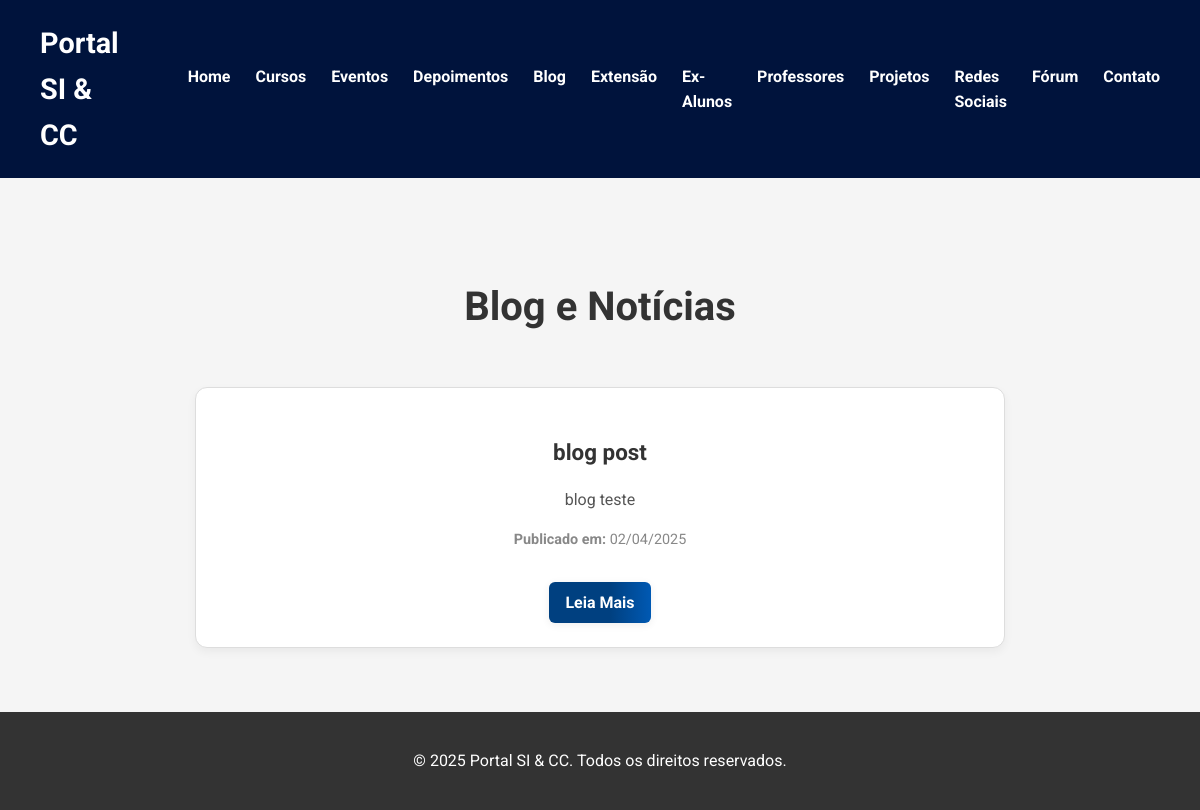
The page /blog/ on the database as committed earlier.
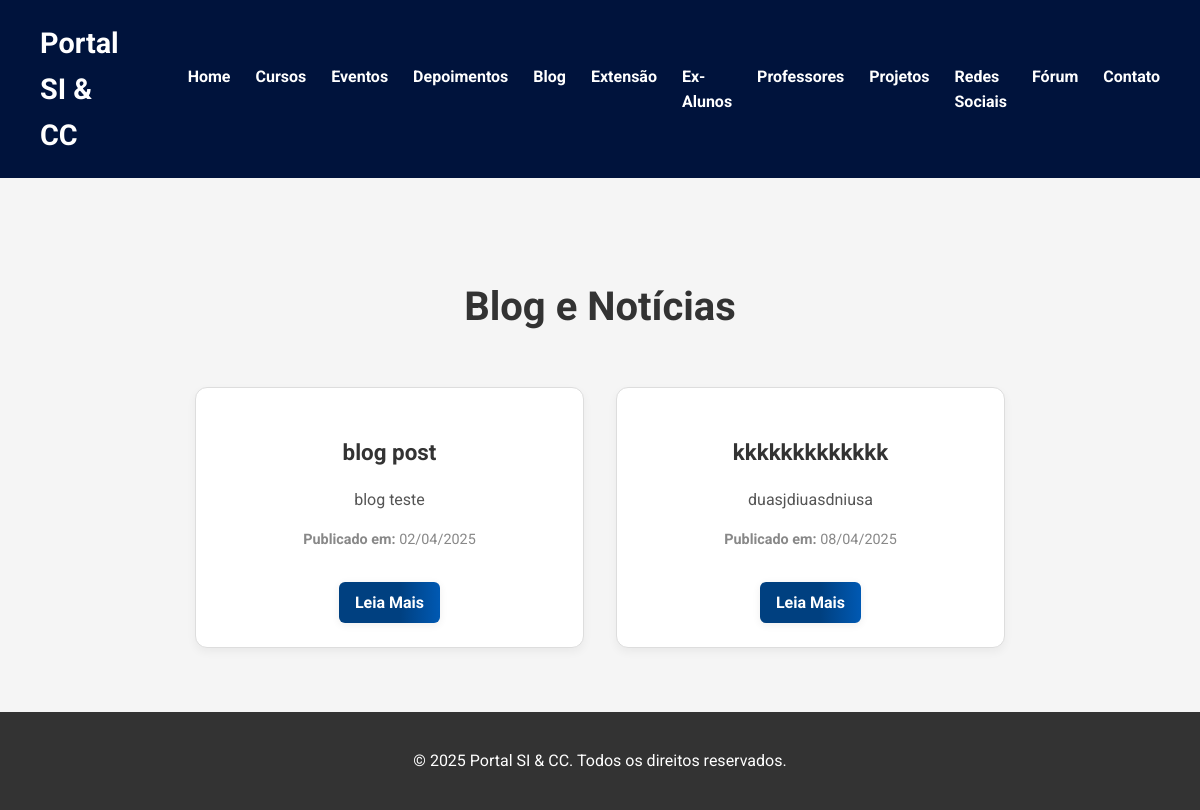
The same page on the database as committed later.
### site_inf/models.py (models this page shows, shortened)
class PostBlog(models.Model):
    titulo = models.CharField(max_length=200)
    conteudo = models.TextField()
    publicado_em = models.DateTimeField(auto_now_add=True)
    atualizado_em = models.DateTimeField(auto_now=True)

### site_inf/views.py (the view)
# urls.py: 2. Add a URL to urlpatterns:  path('blog/', include('blog.urls'))
def blog(request):
    posts = PostBlog.objects.all()
    return render(request, 'site_inf/pages/blog.html', {'posts': posts})

### site_inf/templates/site_inf/pages/blog.html (shortened to what this page needs)
{% extends "site_inf/base.html" %}
{% block content %}
<section id="blog" class="blog" style="padding: 4rem 1rem; background-color: #f5f5f5;">
  <div class="container">
    <h2 style="text-align: center; font-size: 2.5rem; margin-bottom: 3rem;">Blog e Notícias</h2>
    <div class="blog-grid" style="display: grid; grid-template-columns: repeat(auto-fit, minmax(300px, 1fr)); gap: 2rem;">
      {% for post in posts %}
        <article class="blog-item" style="background: white; border-radius: 12px; box-shadow: 0 4px 10px rgba(0,0,0,0.05); padding: 1.5rem;">
          <h3 style="font-size: 1.4rem; margin-bottom: 0.5rem;">{{ post.titulo }}</h3>
          <p style="color: #555;">{{ post.conteudo|truncatewords:30 }}</p>
          <p style="font-size: 0.9rem; color: #888;"><strong>Publicado em:</strong> {{ post.publicado_em|date:"d/m/Y" }}</p>
          <a href="{% url 'site_inf:post_detail' post.id %}" class="btn" style="margin-top: 1rem; display: inline-block; background-color: #007bff; color: white; padding: 0.5rem 1rem; text-decoration: none; border-radius: 6px;">Leia Mais</a>
        </article>
      {% empty %}
        <p style="text-align: center;">Nenhum post encontrado.</p>
      {% endfor %}
    </div>
  </div>
</section>
{% endblock %}

Rows that differ between the two databases and show on the page:
added PostBlog: titulo "kkkkkkkkkkkkk", conteudo "duasjdiuasdniusa", publicado_em "08/04/2025"
